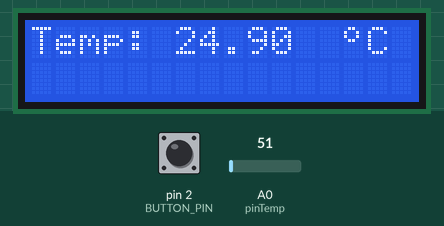
Simulated run of this sketch. Board: Arduino Uno, built with avr-gcc and run on an emulated ATmega328P. On the bench: 16×2 character LCD. The inputs (shaded band) are chosen by the test bench; at power-on: pin 2 (BUTTON_PIN) HIGH, A0 (pinTemp) = 51. What the sketch prints to the serial monitor is not drawn.

Above: at 17.5 s.
17.6 s: pin 2 (BUTTON_PIN) pulled LOW for 0.15 s
At 18.2 s:
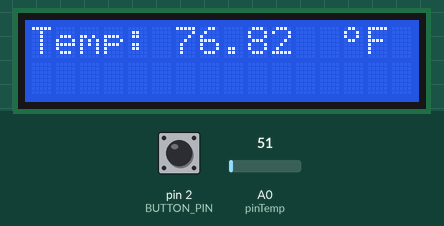
19.3 s: pin 2 (BUTTON_PIN) pulled LOW for 1 s
At 20.5 s:
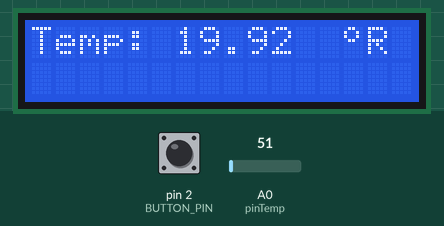
21.8 s: pin 2 (BUTTON_PIN) pulled LOW for 0.15 s
At 22.1 s:
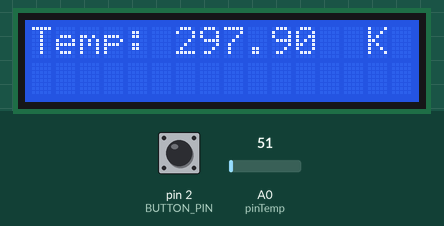
23.4 s: A0 (pinTemp) set to 61
At 24.9 s:
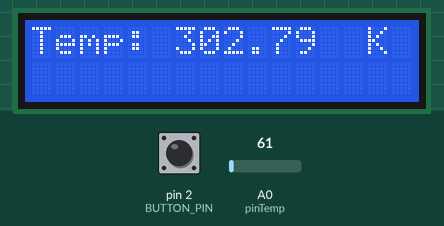
25.3 s: A0 (pinTemp) set to 71
At 26.0 s:
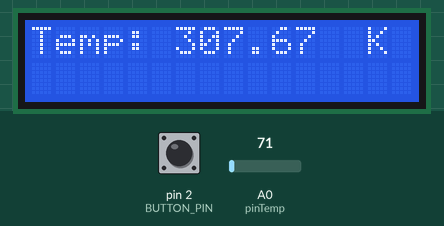
26.8 s: A0 (pinTemp) set to 86
At 27.1 s:
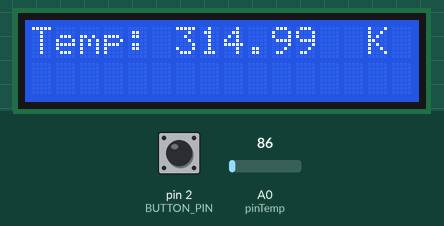
Timing chart, 0 to 29.3 s (numbered marks = the images above; inputs shaded):
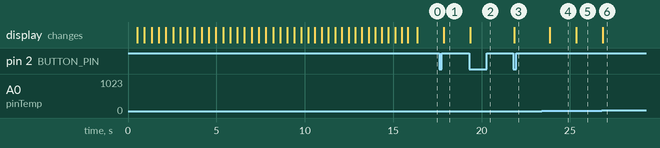

Measured:
- after the input at 17.6 s, the display: changes after 0.26 s (image 1)
- after the input at 19.3 s, the display: changes after 0.06 s (image 2)
- after the input at 21.8 s, the display: changes after 0.05 s (image 3)
- after the input at 23.4 s, the display: changes after 0.45 s (image 4)
- after the input at 25.3 s, the display: changes after 0.05 s (image 5)
- after the input at 26.8 s, the display: changes after 0.05 s (image 6)

The sketch:

temperature-sensor.ino
```cpp
#include <Wire.h>
#include<LiquidCrystal_I2C.h>

//define button
const int BUTTON_PIN = 2;

//setup lcd
LiquidCrystal_I2C lcd(0x27,2,1,0,4,5,6,7,3,POSITIVE);

//define Temperature Input
const int pinTemp = A0;

//define counter for switch unit
int counter =0;

//setup delay for button and lcd
const int lcdInt = 500;
const int btnInt = 10;
unsigned long lastlcd = 0;
unsigned long lastbtn = 0;
int lastBtnValue;

//define variable for symbol usage
bool degreeUse = true;
char symbol[20];

//define temp variable
float temp;

//custom character to create degree symbol
byte degree[] = {
  B01100,
  B10010,
  B10010,
  B01100,
  B00000,
  B00000,
  B00000,
  B00000
};


void setup()
{
  //setup terminal for debuging purposes
  Serial.begin(9600);

  //initialize lcd
  lcd.begin(16,2);
  lcd.backlight();

  //print booting message
  //lcd.print("Temperature Sensor");
  pinMode(BUTTON_PIN, INPUT_PULLUP);
  pinMode(pinTemp, INPUT);
  message();
  //delay before start measure temperature
  delay(500);
}

void loop()
{
  //check current time
  unsigned long currentTime = millis();

  //run button counter based on button delay interval
  if(currentTime - lastbtn >= btnInt){
    int btnValue = digitalRead(BUTTON_PIN);
    lastbtn = currentTime;

    if(btnValue==LOW && btnValue!=lastBtnValue ){
      //increase counter value for every click
      counter++;

      //return anything greater than 4 to 0
      //so counter is always between 0 to 3
      if(counter>=4){
          counter =0;
      }

      //for checking counter
      Serial.println(counter);

  	}

    lastBtnValue= btnValue;

  }


  //update lcd screen every 500 ms
  if(currentTime - lastlcd >= lcdInt){
    //update the condition var
    lastlcd = currentTime;

    //clearing lcd
    lcd.clear();

    //taking temperature input
    temp = analogRead(pinTemp);    //Read the analog pin

    temp= temp*500/1024;  //convert output (mv) to readable celcius
    //temp = temp/10;
    //changing unit based on click
    changeUnit(counter);
    Serial.println(temp);
    //rendering temperature
	renderTemp(temp,degreeUse);

  }


}


void changeUnit(int type){
  switch(type){

    //celcius
    case 0:
    	temp *= 1;
    	degreeUse = true;
    	strcpy(symbol,"C");
    	break;

    //fahrenheit
    case 1:
    	temp *= 1.8;
    	temp += 32;
    	degreeUse = true;
    	strcpy(symbol,"F");
    	break;

    //reamur
    case 2:
    	temp *= 0.8;
    	degreeUse = true;
    	strcpy(symbol,"R");
    	break;

    //kelvin
    case 3:
    	temp += 273;
    	degreeUse = false;
    	strcpy(symbol,"K");
    	break;

    //unmatched input
    default:
    	Serial.println("invalid input (out of the switch options)");

  }

}

void renderTemp(float temp, bool degreeStatus){

  //show degree if necessary
  if(degreeStatus == true){
    lcd.createChar(0,degree);
    lcd.setCursor(13,0);
    lcd.write(byte(0));
  }

  //show current temperature
  lcd.setCursor(0,0);
  lcd.print("Temp: ");
  lcd.print(temp);
  lcd.setCursor(14,0);
  lcd.print(symbol);

}

void message(){
  lcd.clear();
  //message
  char title[255] = "  Temperature Sensor  ";
  char credit[255] = "     by Khalisa, Langit, Rifqi, & Narda";
  //for looping setup
  int  y=0,z =0;
  int limit = strlen(credit);
  bool back =false;


  while(z <= limit){
    lcd.clear();
    //create a 16 char to display
    char a[16];
    char b[16];
    strncpy(a, title+y, 16);
    strncpy(b, credit+z, 16);

    //dispaying 16 char
    lcd.setCursor(0, 0);
    lcd.print(a);
    lcd.setCursor(0, 1);
    lcd.print(b);

    //for creating back and forth effect
    (y==6)?(back=true):(y==0)&&(back=false);
    (back)?(y--):(y++);

    z++;
    delay(350);
  }
  lcd.clear();
}
```
